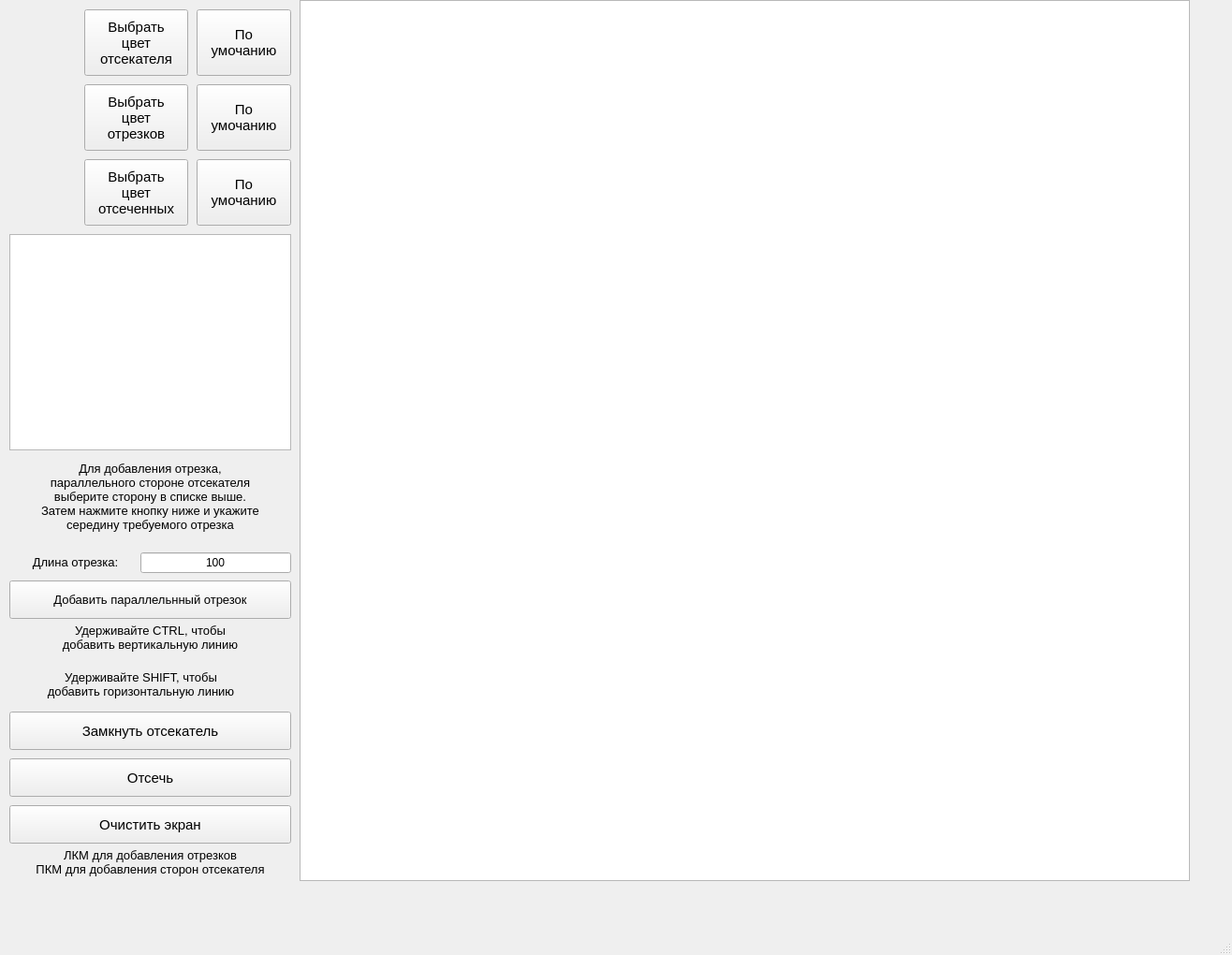
<?xml version="1.0" encoding="UTF-8"?>
<ui version="4.0">
 <class>MainWindow</class>
 <widget class="QMainWindow" name="MainWindow">
  <property name="geometry">
   <rect>
    <x>0</x>
    <y>0</y>
    <width>1316</width>
    <height>1020</height>
   </rect>
  </property>
  <property name="windowTitle">
   <string>Лабораторная работа #8</string>
  </property>
  <widget class="QWidget" name="centralwidget">
   <widget class="QGraphicsView" name="graphicsView">
    <property name="geometry">
     <rect>
      <x>320</x>
      <y>0</y>
      <width>951</width>
      <height>941</height>
     </rect>
    </property>
   </widget>
   <widget class="QLabel" name="color_ind_edge">
    <property name="geometry">
     <rect>
      <x>10</x>
      <y>10</y>
      <width>71</width>
      <height>71</height>
     </rect>
    </property>
    <property name="autoFillBackground">
     <bool>false</bool>
    </property>
    <property name="text">
     <string/>
    </property>
    <property name="alignment">
     <set>Qt::AlignCenter</set>
    </property>
    <property name="textInteractionFlags">
     <set>Qt::NoTextInteraction</set>
    </property>
   </widget>
   <widget class="QPushButton" name="but_color_edge">
    <property name="geometry">
     <rect>
      <x>90</x>
      <y>10</y>
      <width>111</width>
      <height>71</height>
     </rect>
    </property>
    <property name="font">
     <font>
      <pointsize>11</pointsize>
     </font>
    </property>
    <property name="text">
     <string>Выбрать
цвет
отсекателя</string>
    </property>
   </widget>
   <widget class="QPushButton" name="but_color_line">
    <property name="geometry">
     <rect>
      <x>90</x>
      <y>90</y>
      <width>111</width>
      <height>71</height>
     </rect>
    </property>
    <property name="font">
     <font>
      <pointsize>11</pointsize>
     </font>
    </property>
    <property name="text">
     <string>Выбрать
цвет
отрезков</string>
    </property>
   </widget>
   <widget class="QPushButton" name="but_color_edge_def">
    <property name="geometry">
     <rect>
      <x>210</x>
      <y>10</y>
      <width>101</width>
      <height>71</height>
     </rect>
    </property>
    <property name="font">
     <font>
      <pointsize>11</pointsize>
     </font>
    </property>
    <property name="text">
     <string>По
умочанию</string>
    </property>
   </widget>
   <widget class="QLabel" name="color_ind_line">
    <property name="geometry">
     <rect>
      <x>10</x>
      <y>90</y>
      <width>71</width>
      <height>71</height>
     </rect>
    </property>
    <property name="autoFillBackground">
     <bool>true</bool>
    </property>
    <property name="text">
     <string/>
    </property>
    <property name="alignment">
     <set>Qt::AlignCenter</set>
    </property>
    <property name="textInteractionFlags">
     <set>Qt::NoTextInteraction</set>
    </property>
   </widget>
   <widget class="QPushButton" name="but_color_line_def">
    <property name="geometry">
     <rect>
      <x>210</x>
      <y>90</y>
      <width>101</width>
      <height>71</height>
     </rect>
    </property>
    <property name="font">
     <font>
      <pointsize>11</pointsize>
     </font>
    </property>
    <property name="text">
     <string>По
умочанию</string>
    </property>
   </widget>
   <widget class="QLabel" name="color_ind_clipped">
    <property name="geometry">
     <rect>
      <x>10</x>
      <y>170</y>
      <width>71</width>
      <height>71</height>
     </rect>
    </property>
    <property name="autoFillBackground">
     <bool>true</bool>
    </property>
    <property name="text">
     <string/>
    </property>
    <property name="alignment">
     <set>Qt::AlignCenter</set>
    </property>
    <property name="textInteractionFlags">
     <set>Qt::NoTextInteraction</set>
    </property>
   </widget>
   <widget class="QPushButton" name="but_color_clipped">
    <property name="geometry">
     <rect>
      <x>90</x>
      <y>170</y>
      <width>111</width>
      <height>71</height>
     </rect>
    </property>
    <property name="font">
     <font>
      <pointsize>11</pointsize>
     </font>
    </property>
    <property name="text">
     <string>Выбрать
цвет
отсеченных</string>
    </property>
   </widget>
   <widget class="QPushButton" name="but_color_clipped_def">
    <property name="geometry">
     <rect>
      <x>210</x>
      <y>170</y>
      <width>101</width>
      <height>71</height>
     </rect>
    </property>
    <property name="font">
     <font>
      <pointsize>11</pointsize>
     </font>
    </property>
    <property name="text">
     <string>По
умочанию</string>
    </property>
   </widget>
   <widget class="QPushButton" name="but_close">
    <property name="geometry">
     <rect>
      <x>10</x>
      <y>760</y>
      <width>301</width>
      <height>41</height>
     </rect>
    </property>
    <property name="font">
     <font>
      <pointsize>11</pointsize>
     </font>
    </property>
    <property name="text">
     <string>Замкнуть отсекатель</string>
    </property>
   </widget>
   <widget class="QLabel" name="lab_centre_4">
    <property name="geometry">
     <rect>
      <x>10</x>
      <y>660</y>
      <width>301</width>
      <height>41</height>
     </rect>
    </property>
    <property name="font">
     <font>
      <pointsize>10</pointsize>
     </font>
    </property>
    <property name="text">
     <string>Удерживайте CTRL, чтобы
добавить вертикальную линию</string>
    </property>
    <property name="alignment">
     <set>Qt::AlignCenter</set>
    </property>
   </widget>
   <widget class="QLabel" name="lab_centre_5">
    <property name="geometry">
     <rect>
      <x>0</x>
      <y>710</y>
      <width>301</width>
      <height>41</height>
     </rect>
    </property>
    <property name="font">
     <font>
      <pointsize>10</pointsize>
     </font>
    </property>
    <property name="text">
     <string>Удерживайте SHIFT, чтобы
добавить горизонтальную линию</string>
    </property>
    <property name="alignment">
     <set>Qt::AlignCenter</set>
    </property>
   </widget>
   <widget class="QPushButton" name="but_fill">
    <property name="geometry">
     <rect>
      <x>10</x>
      <y>810</y>
      <width>301</width>
      <height>41</height>
     </rect>
    </property>
    <property name="font">
     <font>
      <pointsize>11</pointsize>
     </font>
    </property>
    <property name="text">
     <string>Отсечь</string>
    </property>
   </widget>
   <widget class="QPushButton" name="but_clear">
    <property name="geometry">
     <rect>
      <x>10</x>
      <y>860</y>
      <width>301</width>
      <height>41</height>
     </rect>
    </property>
    <property name="font">
     <font>
      <pointsize>11</pointsize>
     </font>
    </property>
    <property name="text">
     <string>Очистить экран</string>
    </property>
   </widget>
   <widget class="QListWidget" name="listWidget">
    <property name="geometry">
     <rect>
      <x>10</x>
      <y>250</y>
      <width>301</width>
      <height>231</height>
     </rect>
    </property>
   </widget>
   <widget class="QLabel" name="lab_centre_6">
    <property name="geometry">
     <rect>
      <x>0</x>
      <y>480</y>
      <width>321</width>
      <height>101</height>
     </rect>
    </property>
    <property name="font">
     <font>
      <pointsize>10</pointsize>
     </font>
    </property>
    <property name="text">
     <string>Для добавления отрезка,
параллельного стороне отсекателя
выберите сторону в списке выше.
Затем нажмите кнопку ниже и укажите
середину требуемого отрезка</string>
    </property>
    <property name="alignment">
     <set>Qt::AlignCenter</set>
    </property>
   </widget>
   <widget class="QLabel" name="lab_centre_7">
    <property name="geometry">
     <rect>
      <x>0</x>
      <y>900</y>
      <width>321</width>
      <height>41</height>
     </rect>
    </property>
    <property name="font">
     <font>
      <pointsize>10</pointsize>
     </font>
    </property>
    <property name="text">
     <string>ЛКМ для добавления отрезков
ПКМ для добавления сторон отсекателя</string>
    </property>
    <property name="alignment">
     <set>Qt::AlignCenter</set>
    </property>
   </widget>
   <widget class="QLabel" name="lab_centre_8">
    <property name="geometry">
     <rect>
      <x>10</x>
      <y>590</y>
      <width>141</width>
      <height>21</height>
     </rect>
    </property>
    <property name="font">
     <font>
      <pointsize>10</pointsize>
     </font>
    </property>
    <property name="text">
     <string>Длина отрезка:</string>
    </property>
    <property name="alignment">
     <set>Qt::AlignCenter</set>
    </property>
   </widget>
   <widget class="QLineEdit" name="lineEdit">
    <property name="geometry">
     <rect>
      <x>150</x>
      <y>590</y>
      <width>161</width>
      <height>22</height>
     </rect>
    </property>
    <property name="text">
     <string>100</string>
    </property>
    <property name="alignment">
     <set>Qt::AlignCenter</set>
    </property>
   </widget>
   <widget class="QPushButton" name="but_close_2">
    <property name="geometry">
     <rect>
      <x>10</x>
      <y>620</y>
      <width>301</width>
      <height>41</height>
     </rect>
    </property>
    <property name="font">
     <font>
      <pointsize>10</pointsize>
     </font>
    </property>
    <property name="text">
     <string>Добавить параллельнный отрезок</string>
    </property>
   </widget>
  </widget>
  <widget class="QMenuBar" name="menubar">
   <property name="geometry">
    <rect>
     <x>0</x>
     <y>0</y>
     <width>1316</width>
     <height>26</height>
    </rect>
   </property>
  </widget>
  <widget class="QStatusBar" name="statusbar"/>
 </widget>
 <resources/>
 <connections/>
</ui>
